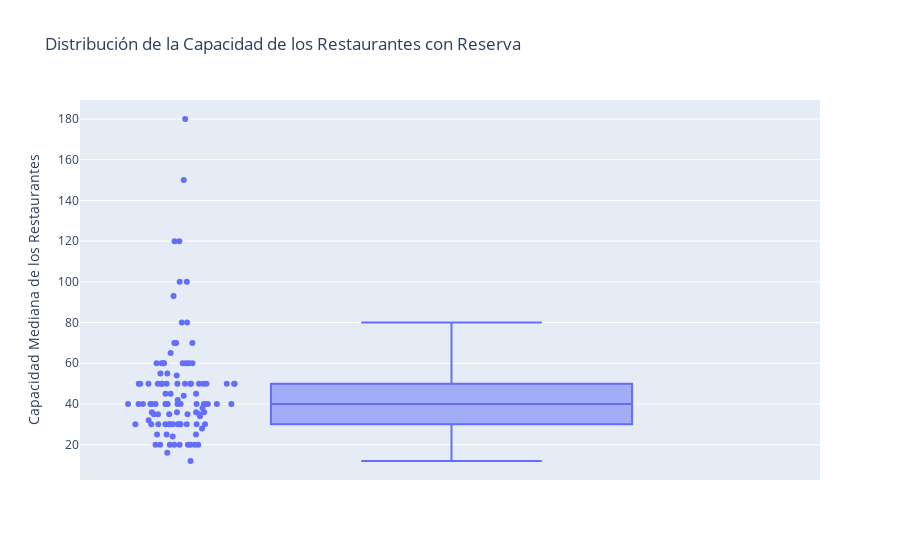

The notebook cell saved with this chart:
### Markdown cell above
Tener un local que pueda rentar para la organización de eventos además de ser un restaurante puede ser una fuente luctrativa de ingresos por ello Alejandro antes de encontrar el lugar donde iba a poner su restaurante decidió investigar que capacidad media tienen los restaurantes que ofertan este servicio para buscar un local que cumpla con esas condiciones de espacios.

### Code cell
#Grafica que muestra la capacidad mediana de los restaurantes que aceptan reservacion :)

restaurantes_con_reserva = data2[data2["reservation"] == True]
capacidad_reserva= restaurantes_con_reserva["capacity"]
mediana_capacidad = round(bp.c_mediana(capacidad_reserva))
print(mediana_capacidad)

fig = px.box(
    restaurantes_con_reserva,
    y='capacity',
    title='Distribución de la Capacidad de los Restaurantes con Reserva',
    labels={'capacity': 'Capacidad Mediana de los Restaurantes'},
    points="all"
    
)

fig.show()

### Figure 1 — Plotly figure (JSON) as saved in the notebook; plotly's stock layout.template omitted (floating-point values rounded to 4 significant figures)
{"data": [{"alignmentgroup": "True", "boxpoints": "all", "hovertemplate": "Capacidad Mediana de los Restaurantes=%{y}<extra></extra>", "legendgroup": "", "marker": {"color": "#636efa"}, "name": "", "notched": false, "offsetgroup": "", "orientation": "v", "showlegend": false, "type": "box", "x0": " ", "xaxis": "x", "y": [80, 36, 70, 30, 40, 25, 40, 60, 50, 70, 50, 30, 20, 45, 50, 35, 40, 60, 50, 36, 60, 50, 50, 60, 30, 65, 20, 30, 50, 20, 93, 120, 50, 50, 40, 20, 16, 20, 30, 20, 38, 36, 50, 50, 60, 150, 35, 50, 180, 24, 32, 40, 30, 54, 60, 20, 40, 40, 55, 50, 40, 34, 55, 100, 20, null, 30, 120, 30, 30, 70, 35, 60, 40, 80, null, 40, 50, 42, 30, 40, 100, 12, 30, 40, null, 40, 28, 50, 45, 25, 50, 30, 25, 35, 40, 44, 40, 60, 30, 50, 36, 20, 40, 45, 40, 35], "y0": " ", "yaxis": "y"}], "layout": {"boxmode": "group", "legend": {"tracegroupgap": 0}, "title": {"text": "Distribución de la Capacidad de los Restaurantes con Reserva"}, "xaxis": {"anchor": "y", "domain": [0, 1]}, "yaxis": {"anchor": "x", "domain": [0, 1], "title": {"text": "Capacidad Mediana de los Restaurantes"}}}}
